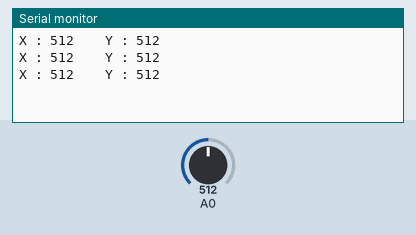
Recording of a sketch running on a simulated Arduino Uno, built with avr-gcc and run on an emulated ATmega328P. Parts: the last lines printed to the serial monitor. The inputs (shaded band) are chosen by the test bench; at power-on: A0 = 512.

Above: at 1.2 s.
1.3 s: A0 set to 716
At 1.9 s:
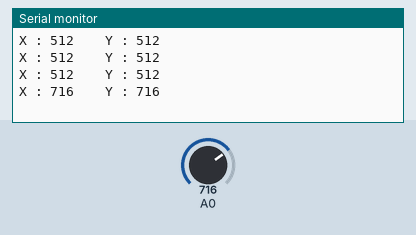
2.8 s: A0 set to 900
At 3.4 s:
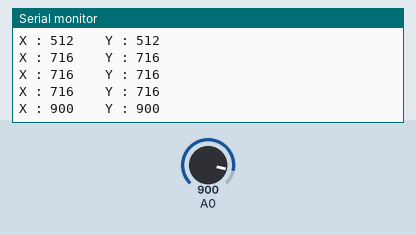
Timing chart, 0 to 5.8 s (numbered marks = the images above; inputs shaded):
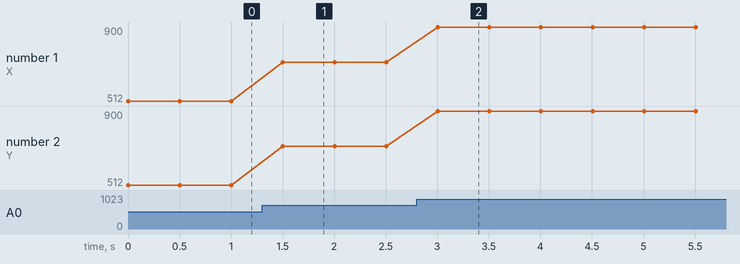

Measured:
- after the input at 1.3 s, the serial monitor: prints a new line after 0.20 s (image 1)
- after the input at 2.8 s, the serial monitor: prints a new line after 0.20 s (image 2)
- plotted number 1: 512 → 716 after the input at 1.3 s, 716 → 900 after the input at 2.8 s
- plotted number 2: 512 → 716 after the input at 1.3 s, 716 → 900 after the input at 2.8 s

The sketch:

32_joystick.ino
```cpp
void setup() {
  pinMode (A0, INPUT); // X축
  pinMode (A1, INPUT); // Y축
  Serial.begin(9600); // 시리얼 통신을 시작하며, 통신속도는 9600

}

void loop() {
  Serial.print("X : ");
  Serial.print(analogRead(A0));
  Serial.print("    ");
  Serial.print("Y : ");
  Serial.println(analogRead(A0));
  delay(500);
}
```
